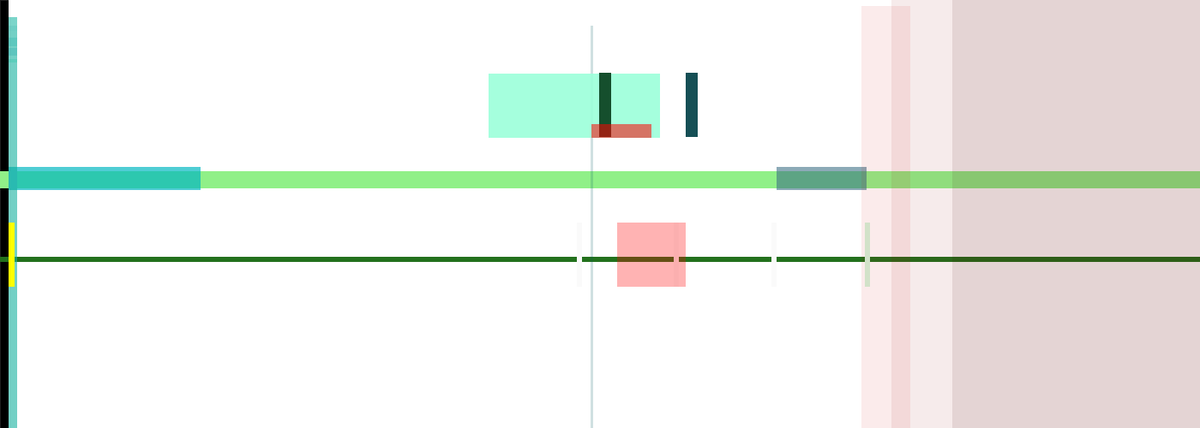
Frame 1 (no input)
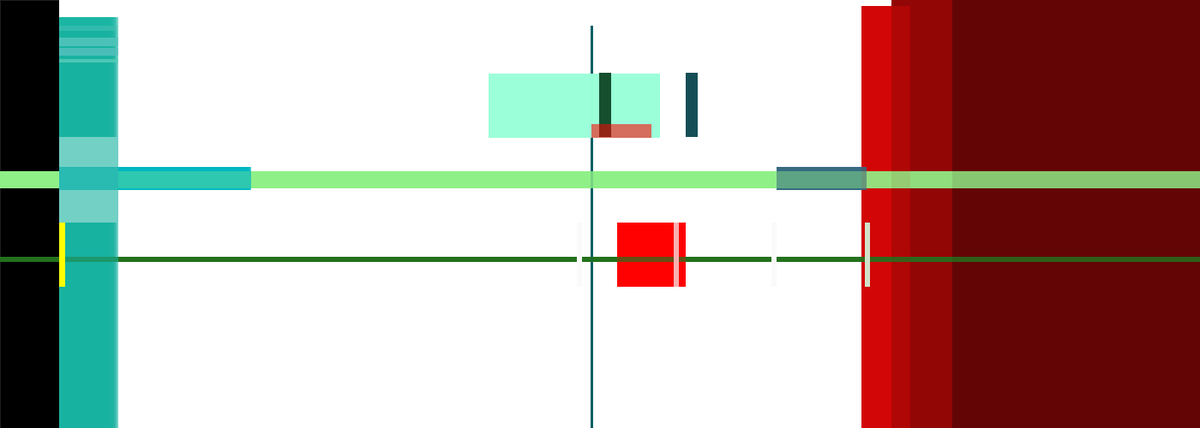
Frame 60 (the mouse pressed at the canvas centre just before this capture)
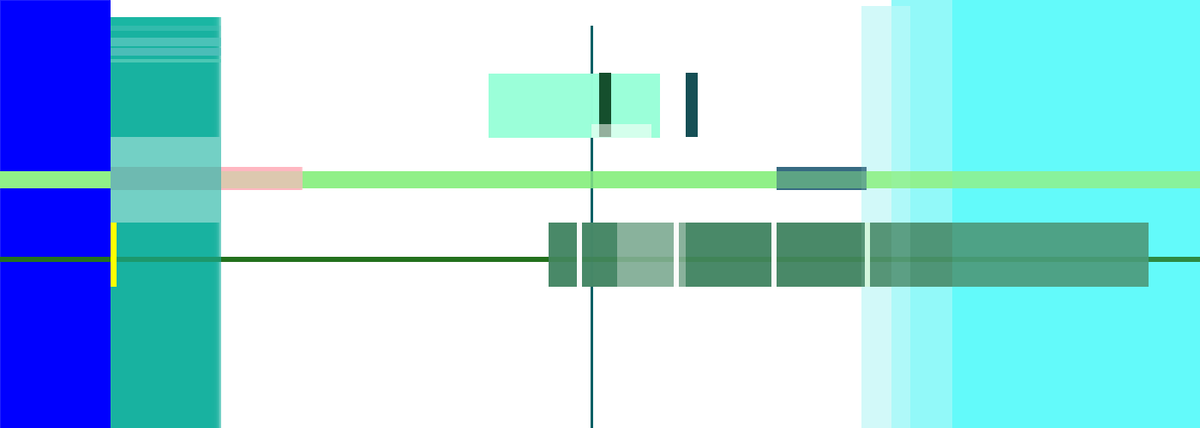
Frame 120 (the mouse held since frame 60 and released just before this capture)

The Processing sketch that drew these frames (run headless with seeded random() and noise(); from frame 60 on, the mouse is pressed at the canvas centre):

// Processing sketch: processing_58060
// ── processing_58060.pde

// Created by Hana Svatos-Raznjevic
// ARCH 2503 Digital Media, Department of Architecture, Cornell AAP
// Villa Savoye by Le Corbusier

int x=10;
int y=10;
float dir=1;
int speed=1;
void setup () {
  size(1400, 500);
  strokeWeight(0);
  background(255);
  noCursor();
}

void draw () {
  fill(0, 0, mouseX); //green
  stroke(250);
  rect(0, 0, x, 500);

  noStroke();

  fill (144, 240, 136);
  rect(0, 200, 1400, 20);

  fill(mouseX); 

  rect(0, 280, 1400, mouseY);
  fill (35, 113, 29);
  rect (0, 300, 1400, 6);

  fill (212, 244, 247, 63);
  rect (x, 30, y, 6);
  fill (182, 230, 234, 189);
  rect (x, 44, y, 10);
  fill (182, 216, 234, 189);
  rect (x, 56, y, 9);
  fill (182, 244, 224, 189);
  rect (x, 69, y, 4);
  fill (255, 255, 255);
  rect (x, 160, y, 100);
  fill (213, 231, 234);
  rect (x, 195, y, 27);
  fill (mouseX, 182, 193, 176); //red
  rect (x, 195, 224, 27); 

  fill (3, 92, 100, 19);
  rect (x, 30, y, 560);
  fill (3, 92, 100, 89);
  rect (x, 20, y, 560);
  fill (39, 242, 203, 89);
  rect (x, 20, y, 560);


  fill (55, 106, 129, 146);
  rect (906, 195, 105, 27);

  fill (3, 92, 100, 49);
  rect (689, 30, 3, 560);
  fill (21, 79, 85);
  rect (800, 85, 14, 75);
  fill (155, 932, 217, 230);
  rect (570, 86, 200, 75);

  fill (21, 79, 45);
  rect (699, 85, 14, 75);
  fill (73, 137, 103, 197);
  rect (640, 260, mouseX, 75);
  fill (250);
  rect (673, 260, 6, 75);
  fill (250);
  rect (900, 260, 6, 75);
  fill (210, 245, 218);
  rect (1009, 260, 6, 75);
  fill (250);
  rect (786, 260, 6, 75);
  fill(255, 255, 0);
  rect(x, 260, 7, 75); // new yellow
  noStroke ();


  fill (65, mouseX, mouseY, 25);
  rect (1111, 0, 300, 500);
  fill (140, mouseX, mouseY, 20);
  rect (1040, 0, 360, 500);
  fill (200, mouseX, mouseY, 20);
  rect (1005, 7, 57, 500);
  fill (540, mouseX, mouseY, 76);
  rect (720, 260, 80, 75);
  fill (253, mouseX, mouseY, 140);
  rect (690, 145, 70, 16);

  x += speed*dir;
  if (x>1200||x<0) {
    dir=dir*(-1);
  }
  y +=speed*dir;
  if (y<0) {
    dir=dir*-1;
  }
}
